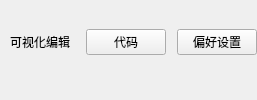
        <widget class="QWidget" name="page">
         <layout class="QGridLayout" name="gridLayout_5">
          <property name="leftMargin">
           <number>0</number>
          </property>
          <property name="topMargin">
           <number>0</number>
          </property>
          <property name="rightMargin">
           <number>0</number>
          </property>
          <property name="bottomMargin">
           <number>0</number>
          </property>
          <item row="0" column="0">
           <layout class="QHBoxLayout" name="horizontalLayout_3">
            <property name="bottomMargin">
             <number>15</number>
            </property>
            <item>
             <widget class="QPushButton" name="visual_editor_selected">
              <property name="styleSheet">
               <string notr="true"/>
              </property>
              <property name="text">
               <string>可视化编辑</string>
              </property>
              <property name="flat">
               <bool>true</bool>
              </property>
             </widget>
            </item>
            <item>
             <widget class="QPushButton" name="code_editor_released">
              <property name="styleSheet">
               <string notr="true"/>
              </property>
              <property name="text">
               <string>代码</string>
              </property>
             </widget>
            </item>
            <item>
             <spacer name="horizontalSpacer_3">
              <property name="orientation">
               <enum>Qt::Horizontal</enum>
              </property>
              <property name="sizeHint" stdset="0">
               <size>
                <width>5</width>
                <height>5</height>
               </size>
              </property>
             </spacer>
            </item>
            <item>
             <widget class="QPushButton" name="conf_panel_one">
              <property name="styleSheet">
               <string notr="true"/>
              </property>
              <property name="text">
               <string>偏好设置</string>
              </property>
             </widget>
            </item>
           </layout>
          </item>
         </layout>
        </widget>
